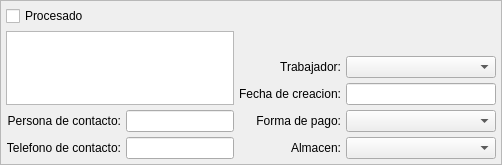
    <widget class="QFrame" name="frame" >
     <property name="minimumSize" >
      <size>
       <width>0</width>
       <height>0</height>
      </size>
     </property>
     <property name="frameShape" >
      <enum>QFrame::StyledPanel</enum>
     </property>
     <property name="frameShadow" >
      <enum>QFrame::Raised</enum>
     </property>
     <layout class="QGridLayout" >
      <property name="margin" >
       <number>5</number>
      </property>
      <property name="spacing" >
       <number>5</number>
      </property>
      <item row="0" column="0" colspan="4" >
       <widget class="QCheckBox" name="mui_procesadopedidocliente" >
        <property name="sizePolicy" >
         <sizepolicy vsizetype="Fixed" hsizetype="Expanding" >
          <horstretch>0</horstretch>
          <verstretch>0</verstretch>
         </sizepolicy>
        </property>
        <property name="text" >
         <string>Procesado</string>
        </property>
       </widget>
      </item>
      <item rowspan="3" row="1" column="0" colspan="2" >
       <widget class="BusquedaCliente" name="mui_idcliente" >
        <property name="sizePolicy" >
         <sizepolicy vsizetype="Ignored" hsizetype="Ignored" >
          <horstretch>0</horstretch>
          <verstretch>0</verstretch>
         </sizepolicy>
        </property>
        <property name="minimumSize" >
         <size>
          <width>150</width>
          <height>0</height>
         </size>
        </property>
       </widget>
      </item>
      <item row="1" column="2" colspan="2" >
       <spacer>
        <property name="orientation" >
         <enum>Qt::Horizontal</enum>
        </property>
        <property name="sizeType" >
         <enum>QSizePolicy::Ignored</enum>
        </property>
        <property name="sizeHint" stdset="0" >
         <size>
          <width>100</width>
          <height>20</height>
         </size>
        </property>
       </spacer>
      </item>
      <item row="2" column="2" >
       <widget class="QLabel" name="label_4" >
        <property name="sizePolicy" >
         <sizepolicy vsizetype="Fixed" hsizetype="Preferred" >
          <horstretch>0</horstretch>
          <verstretch>0</verstretch>
         </sizepolicy>
        </property>
        <property name="text" >
         <string>Trabajador:</string>
        </property>
        <property name="alignment" >
         <set>Qt::AlignRight|Qt::AlignTrailing|Qt::AlignVCenter</set>
        </property>
        <property name="buddy" >
         <cstring>mui_idtrabajador</cstring>
        </property>
       </widget>
      </item>
      <item row="2" column="3" >
       <widget class="BusquedaTrabajador" name="mui_idtrabajador" >
        <property name="minimumSize" >
         <size>
          <width>150</width>
          <height>0</height>
         </size>
        </property>
        <property name="maximumSize" >
         <size>
          <width>150</width>
          <height>16777215</height>
         </size>
        </property>
       </widget>
      </item>
      <item row="3" column="2" >
       <widget class="QLabel" name="label" >
        <property name="sizePolicy" >
         <sizepolicy vsizetype="Fixed" hsizetype="Preferred" >
          <horstretch>0</horstretch>
          <verstretch>0</verstretch>
         </sizepolicy>
        </property>
        <property name="text" >
         <string>Fecha de creacion:</string>
        </property>
        <property name="alignment" >
         <set>Qt::AlignRight|Qt::AlignTrailing|Qt::AlignVCenter</set>
        </property>
        <property name="buddy" >
         <cstring>mui_fechapedidocliente</cstring>
        </property>
       </widget>
      </item>
      <item row="3" column="3" >
       <widget class="BusquedaFecha" name="mui_fechapedidocliente" >
        <property name="minimumSize" >
         <size>
          <width>150</width>
          <height>0</height>
         </size>
        </property>
        <property name="maximumSize" >
         <size>
          <width>150</width>
          <height>16777215</height>
         </size>
        </property>
       </widget>
      </item>
      <item row="4" column="0" >
       <widget class="QLabel" name="label10" >
        <property name="sizePolicy" >
         <sizepolicy vsizetype="Fixed" hsizetype="Preferred" >
          <horstretch>0</horstretch>
          <verstretch>0</verstretch>
         </sizepolicy>
        </property>
        <property name="text" >
         <string>Persona de contacto:</string>
        </property>
        <property name="alignment" >
         <set>Qt::AlignRight|Qt::AlignTrailing|Qt::AlignVCenter</set>
        </property>
        <property name="buddy" >
         <cstring>mui_contactpedidocliente</cstring>
        </property>
       </widget>
      </item>
      <item row="4" column="1" >
       <widget class="QLineEdit" name="mui_contactpedidocliente" />
      </item>
      <item row="4" column="2" >
       <widget class="QLabel" name="label_2" >
        <property name="sizePolicy" >
         <sizepolicy vsizetype="Fixed" hsizetype="Preferred" >
          <horstretch>0</horstretch>
          <verstretch>0</verstretch>
         </sizepolicy>
        </property>
        <property name="text" >
         <string>Forma de pago:</string>
        </property>
        <property name="alignment" >
         <set>Qt::AlignRight|Qt::AlignTrailing|Qt::AlignVCenter</set>
        </property>
        <property name="buddy" >
         <cstring>mui_idforma_pago</cstring>
        </property>
       </widget>
      </item>
      <item row="4" column="3" >
       <widget class="BusquedaFormaPago" name="mui_idforma_pago" >
        <property name="minimumSize" >
         <size>
          <width>150</width>
          <height>0</height>
         </size>
        </property>
        <property name="maximumSize" >
         <size>
          <width>150</width>
          <height>16777215</height>
         </size>
        </property>
       </widget>
      </item>
      <item row="5" column="0" >
       <widget class="QLabel" name="label8" >
        <property name="sizePolicy" >
         <sizepolicy vsizetype="Fixed" hsizetype="Preferred" >
          <horstretch>0</horstretch>
          <verstretch>0</verstretch>
         </sizepolicy>
        </property>
        <property name="text" >
         <string>Telefono de contacto:</string>
        </property>
        <property name="alignment" >
         <set>Qt::AlignRight|Qt::AlignTrailing|Qt::AlignVCenter</set>
        </property>
        <property name="buddy" >
         <cstring>mui_telpedidocliente</cstring>
        </property>
       </widget>
      </item>
      <item row="5" column="1" >
       <widget class="QLineEdit" name="mui_telpedidocliente" />
      </item>
      <item row="5" column="2" >
       <widget class="QLabel" name="label_3" >
        <property name="sizePolicy" >
         <sizepolicy vsizetype="Fixed" hsizetype="Preferred" >
          <horstretch>0</horstretch>
          <verstretch>0</verstretch>
         </sizepolicy>
        </property>
        <property name="text" >
         <string>Almacen:</string>
        </property>
        <property name="alignment" >
         <set>Qt::AlignRight|Qt::AlignTrailing|Qt::AlignVCenter</set>
        </property>
        <property name="buddy" >
         <cstring>mui_idalmacen</cstring>
        </property>
       </widget>
      </item>
      <item row="5" column="3" >
       <widget class="BusquedaAlmacen" name="mui_idalmacen" >
        <property name="minimumSize" >
         <size>
          <width>150</width>
          <height>0</height>
         </size>
        </property>
        <property name="maximumSize" >
         <size>
          <width>150</width>
          <height>16777215</height>
         </size>
        </property>
       </widget>
      </item>
     </layout>
    </widget>
